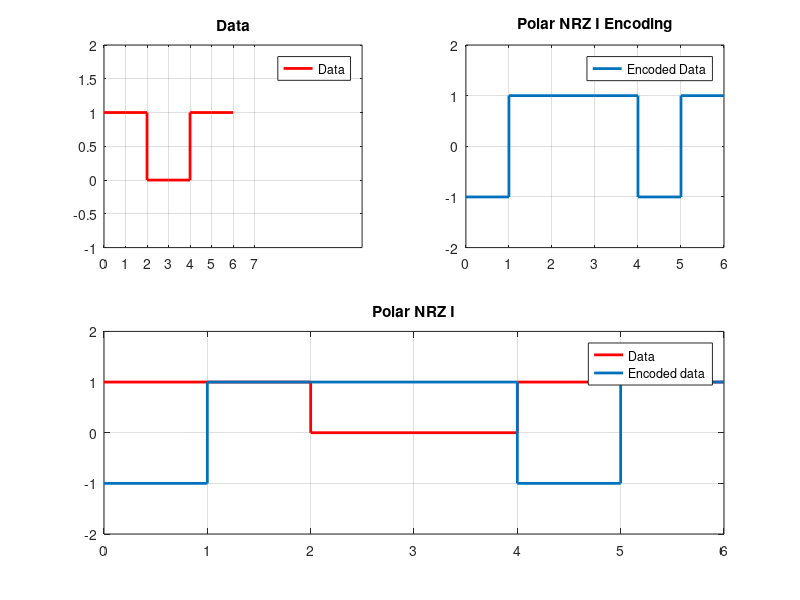
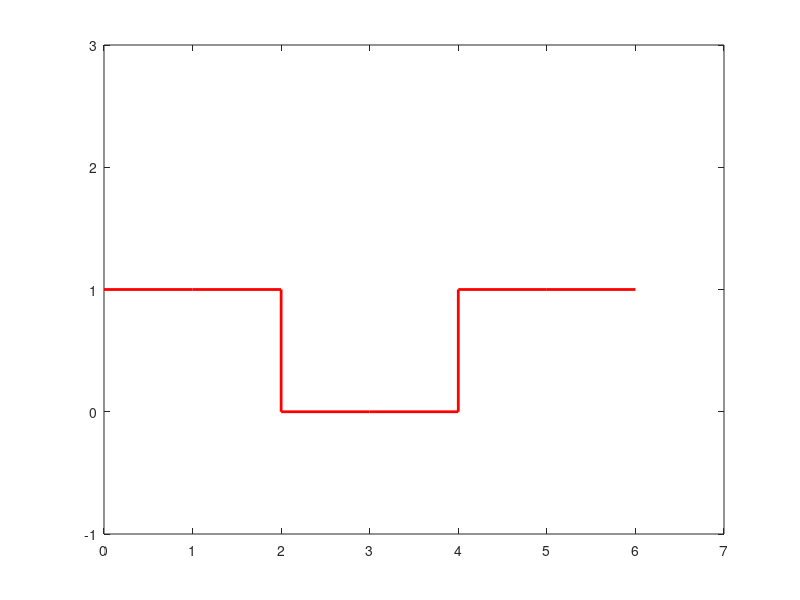

Write the MATLAB code that produced these figures, in order.
%2017331108
data = [1 1 0 0 1 1];

n = length(data);

a2=[];
b2 = data(1:length(data))

a2(1:length(data)) = b2;
a2(n+1) = a2(n);

xs=0:length(a2)-1


x = [];
y = [];
a=1;
for i=1:n
    x=[x i-1 i];
    if(data(i)==1)
        y=[y -a -a];
    else
        y=[y a a];
    end
    a=y(length(y));
end

subplot(2,2,1);
stairs(xs,a2,'r', 'linewidth', 2);
title('Data')
axis([0 length(y) -1 2])
xticks(0:1:length(a2))
legend('Data')
grid on

subplot(2,2,2);
plot(x,y, 'linewidth', 2);
axis([0,n,-2,2]);
title('Polar NRZ I');
legend('data', 'Encoded data');
title('Polar NRZ I Encoding')
legend("Encoded Data")
grid on;


subplot(2,2,[3,4]);
stairs(xs,a2,'r','linewidth', 2);
hold on;

plot(x,y, 'linewidth', 2)
axis([0,n,-2,2]);
title('Polar NRZ I');
legend('Data', 'Encoded data');
hold off  
grid on;


%Decode
d = [];
if(y(1)==-1)
 d(1)=1
else
 d(1)=0
end
for i=3:2:length(y)-1
  disp(i);
  if(y(i)!=y(i-1))
    d=[d 1];
  else
    d=[d 0];
  end
end  
disp(d);
%d2=[];
%v2 = d(1:length(d))

%d2(1:length(d)) = v2;
%d2(5) = d2(4);
d(length(d)+1) = d(length(d));

%d(1) = d(2); 
xq=0:length(d)-1
figure(2)
stairs(xq,d,'r','linewidth',2)
axis([0, length(d), -1, 3]) 
%disp(data);

  


